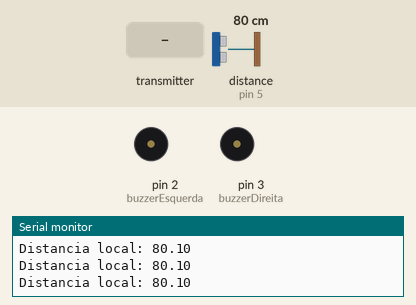
The sketch below on a simulated Arduino Uno, built with avr-gcc and run on an emulated ATmega328P. Shown: buzzer (waves = sounding, pin HIGH), the last lines printed to the serial monitor. Wiring (inferred from the names in the program): ultrasonic range finder: trigger pin 4; echo pin 5. The inputs (shaded band) are chosen by the test bench; at power-on: distance to the obstacle (sensor on pin 5) 80 cm. The echo pulse lasts 58.3 µs per cm; no radio packets arrive unless stated; pins used as bus, display or sensor lines are not drawn.

Above: at 1.2 s.
1.3 s: distance to the obstacle (sensor on pin 5) set to 18 cm
2.8 s: distance to the obstacle (sensor on pin 5) set to 14 cm
At 2.92 s:
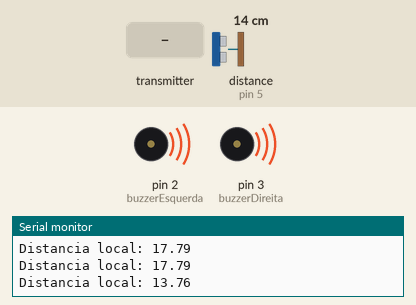
5.8 s: the transmitter starts sending distancia = 0
8.8 s: distance to the obstacle (sensor on pin 5) set to 2 cm
11.8 s: the transmitter starts sending indicador = 128
14.8 s: the transmitter starts sending distancia = 100
Timing chart, 0 to 18.8 s (numbered marks = the images above; inputs shaded):
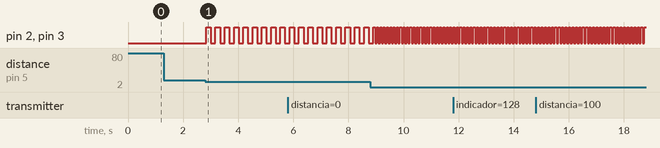

Measured:
- the behaviour switches between 16 and 15 cm on distance to the obstacle (sensor on pin 5) (found by bisection; images 0 and 1)
- after the input at 2.8 s, pin 2 (buzzerEsquerda), pin 3 (buzzerDireita): alternates HIGH for 0.17 s and LOW for 0.17 s, starting at once
- after the input at 8.8 s, pin 2 (buzzerEsquerda), pin 3 (buzzerDireita): alternates HIGH for 0.06 s and LOW for 0.06 s, starting after 0.16 s

The sketch:

Receptor.ino
```cpp
#include <SPI.h>
#include <RF24.h>

RF24 radio(9, 8);  // Pinos CE e CSN do módulo nRF24L01
const byte endereco[6] = "00001";  // Endereço do receptor

const int buzzerEsquerda = 2;
const int buzzerDireita = 3;
const int triggerPin = 4;
const int echoPin = 5;

const byte IDENTIFICADOR_BUZZER_ESQUERDA = 1;
const byte IDENTIFICADOR_BUZZER_DIREITA = 2;

struct DadosSensor {
  float distancia;
  byte indicador;
};

void setup() {
  Serial.begin(9600);  // Inicializa a comunicação serial para debug
  radio.begin();  // Inicializa o módulo NRF24L01
  radio.openReadingPipe(1, endereco);  // Define o endereço do receptor para leitura dos dados
  radio.startListening();  // Inicia a escuta do módulo NRF24L01
  pinMode(buzzerEsquerda, OUTPUT);  // Define o pino do buzzer da esquerda como saída
  pinMode(buzzerDireita, OUTPUT);  // Define o pino do buzzer da direita como saída
  pinMode(triggerPin, OUTPUT);  // Define o pino do trigger do sensor ultrassônico como saída
  pinMode(echoPin, INPUT);  // Define o pino do echo do sensor ultrassônico como entrada
}

void loop() {
  digitalWrite(triggerPin, LOW);  // Configura o trigger como LOW para iniciar a leitura do sensor
  delayMicroseconds(2);  // Pequeno atraso antes de iniciar o pulso de trigger
  digitalWrite(triggerPin, HIGH);  // Inicia o pulso de trigger
  delayMicroseconds(10);  // Pulso de trigger com duração de 10 microssegundos
  digitalWrite(triggerPin, LOW);  // Termina o pulso de trigger

  float distancia_local = pulseIn(echoPin, HIGH) / 58.0; // Distância em centímetros (sem decimais) lida pelo sensor ultrassônico

  Serial.print("Distancia local: ");
  Serial.println(distancia_local); // Imprime a distância lida pelo sensor ultrassônico

  // Calcula o tempo de toque dos buzzers com base na distância local
  int tempoToqueLocal = map(distancia_local, 0, 50, 50, 500); // Ajuste os valores conforme necessário

  if (distancia_local <= 15 && distancia_local > 0.1){
    // Ativa ambos os buzzers com base na distância local
    digitalWrite(buzzerEsquerda, HIGH);
    digitalWrite(buzzerDireita, HIGH);
    delay(tempoToqueLocal);
    digitalWrite(buzzerEsquerda, LOW);
    digitalWrite(buzzerDireita, LOW);
    delay(tempoToqueLocal);
  }

  if (radio.available()) {
    DadosSensor dados;

    // Recebemos a estrutura DadosSensor em uma única mensagem
    radio.read(&dados, sizeof(dados));

    Serial.print("Distancia via radio: ");
    Serial.print(dados.distancia);
    Serial.print(" cm, Indicador: ");
    Serial.println(dados.indicador); // Imprime a distância e o indicador recebidos via rádio

    // Calcula o tempo de toque dos buzzers com base na distância via rádio
    int tempoToqueRadio = map(dados.distancia, 0, 50, 50, 500); // Ajuste os valores conforme necessário

    if (dados.indicador == IDENTIFICADOR_BUZZER_ESQUERDA && dados.distancia <= 15){
      // Ativa o buzzer da esquerda apenas quando recebe o sinal via rádio do primeiro transmissor
      digitalWrite(buzzerEsquerda, HIGH);
      digitalWrite(buzzerDireita, LOW);
      delay(tempoToqueRadio);
      digitalWrite(buzzerEsquerda, LOW);
      digitalWrite(buzzerDireita, LOW);
      delay(tempoToqueRadio);
    }
    if (dados.indicador == IDENTIFICADOR_BUZZER_DIREITA && dados.distancia <= 15){
      // Ativa o buzzer da direita apenas quando recebe o sinal via rádio do segundo transmissor
      digitalWrite(buzzerEsquerda, LOW);
      digitalWrite(buzzerDireita, HIGH);
      delay(tempoToqueRadio);
      digitalWrite(buzzerEsquerda, LOW);
      digitalWrite(buzzerDireita, LOW);
      delay(tempoToqueRadio);
    }
  }
}
```
